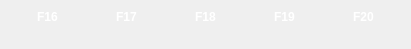
  <widget class="QWidget" name="layoutWidget_13">
   <property name="geometry">
    <rect>
     <x>446</x>
     <y>730</y>
     <width>411</width>
     <height>49</height>
    </rect>
   </property>
   <layout class="QHBoxLayout" name="horizontalLayout_46">
    <item>
     <layout class="QVBoxLayout" name="verticalLayout_161">
      <item>
       <widget class="QPushButton" name="F16">
        <property name="sizePolicy">
         <sizepolicy hsizetype="Ignored" vsizetype="Ignored">
          <horstretch>0</horstretch>
          <verstretch>0</verstretch>
         </sizepolicy>
        </property>
        <property name="styleSheet">
         <string notr="true">background-repeat : no;
background-position : center;background-image: url(:/new/prefix1/Resource/의자11.PNG);
color : white;
font-weight : bold;
border : 0px;</string>
        </property>
        <property name="text">
         <string>F16</string>
        </property>
       </widget>
      </item>
      <item>
       <widget class="QLabel" name="F2_40">
        <property name="sizePolicy">
         <sizepolicy hsizetype="Ignored" vsizetype="Ignored">
          <horstretch>0</horstretch>
          <verstretch>0</verstretch>
         </sizepolicy>
        </property>
        <property name="text">
         <string/>
        </property>
       </widget>
      </item>
     </layout>
    </item>
    <item>
     <layout class="QVBoxLayout" name="verticalLayout_162">
      <item>
       <widget class="QPushButton" name="F17">
        <property name="sizePolicy">
         <sizepolicy hsizetype="Ignored" vsizetype="Ignored">
          <horstretch>0</horstretch>
          <verstretch>0</verstretch>
         </sizepolicy>
        </property>
        <property name="styleSheet">
         <string notr="true">background-repeat : no;
background-position : center;background-image: url(:/new/prefix1/Resource/의자11.PNG);
color : white;
font-weight : bold;
border : 0px;</string>
        </property>
        <property name="text">
         <string>F17</string>
        </property>
       </widget>
      </item>
      <item>
       <widget class="QLabel" name="F2_41">
        <property name="sizePolicy">
         <sizepolicy hsizetype="Ignored" vsizetype="Ignored">
          <horstretch>0</horstretch>
          <verstretch>0</verstretch>
         </sizepolicy>
        </property>
        <property name="text">
         <string/>
        </property>
       </widget>
      </item>
     </layout>
    </item>
    <item>
     <layout class="QVBoxLayout" name="verticalLayout_163">
      <item>
       <widget class="QPushButton" name="F18">
        <property name="sizePolicy">
         <sizepolicy hsizetype="Ignored" vsizetype="Ignored">
          <horstretch>0</horstretch>
          <verstretch>0</verstretch>
         </sizepolicy>
        </property>
        <property name="styleSheet">
         <string notr="true">background-repeat : no;
background-position : center;background-image: url(:/new/prefix1/Resource/의자11.PNG);
color : white;
font-weight : bold;
border : 0px;</string>
        </property>
        <property name="text">
         <string>F18</string>
        </property>
       </widget>
      </item>
      <item>
       <widget class="QLabel" name="F2_42">
        <property name="sizePolicy">
         <sizepolicy hsizetype="Ignored" vsizetype="Ignored">
          <horstretch>0</horstretch>
          <verstretch>0</verstretch>
         </sizepolicy>
        </property>
        <property name="text">
         <string/>
        </property>
       </widget>
      </item>
     </layout>
    </item>
    <item>
     <layout class="QVBoxLayout" name="verticalLayout_164">
      <item>
       <widget class="QPushButton" name="F19">
        <property name="sizePolicy">
         <sizepolicy hsizetype="Ignored" vsizetype="Ignored">
          <horstretch>0</horstretch>
          <verstretch>0</verstretch>
         </sizepolicy>
        </property>
        <property name="styleSheet">
         <string notr="true">background-repeat : no;
background-position : center;background-image: url(:/new/prefix1/Resource/의자11.PNG);
color : white;
font-weight : bold;
border : 0px;</string>
        </property>
        <property name="text">
         <string>F19</string>
        </property>
       </widget>
      </item>
      <item>
       <widget class="QLabel" name="F2_43">
        <property name="sizePolicy">
         <sizepolicy hsizetype="Ignored" vsizetype="Ignored">
          <horstretch>0</horstretch>
          <verstretch>0</verstretch>
         </sizepolicy>
        </property>
        <property name="text">
         <string/>
        </property>
       </widget>
      </item>
     </layout>
    </item>
    <item>
     <layout class="QVBoxLayout" name="verticalLayout_165">
      <item>
       <widget class="QPushButton" name="F20">
        <property name="sizePolicy">
         <sizepolicy hsizetype="Ignored" vsizetype="Ignored">
          <horstretch>0</horstretch>
          <verstretch>0</verstretch>
         </sizepolicy>
        </property>
        <property name="styleSheet">
         <string notr="true">background-repeat : no;
background-position : center;background-image: url(:/new/prefix1/Resource/의자11.PNG);
color : white;
font-weight : bold;
border : 0px;</string>
        </property>
        <property name="text">
         <string>F20</string>
        </property>
       </widget>
      </item>
      <item>
       <widget class="QLabel" name="F2_44">
        <property name="sizePolicy">
         <sizepolicy hsizetype="Ignored" vsizetype="Ignored">
          <horstretch>0</horstretch>
          <verstretch>0</verstretch>
         </sizepolicy>
        </property>
        <property name="text">
         <string/>
        </property>
       </widget>
      </item>
     </layout>
    </item>
   </layout>
  </widget>
